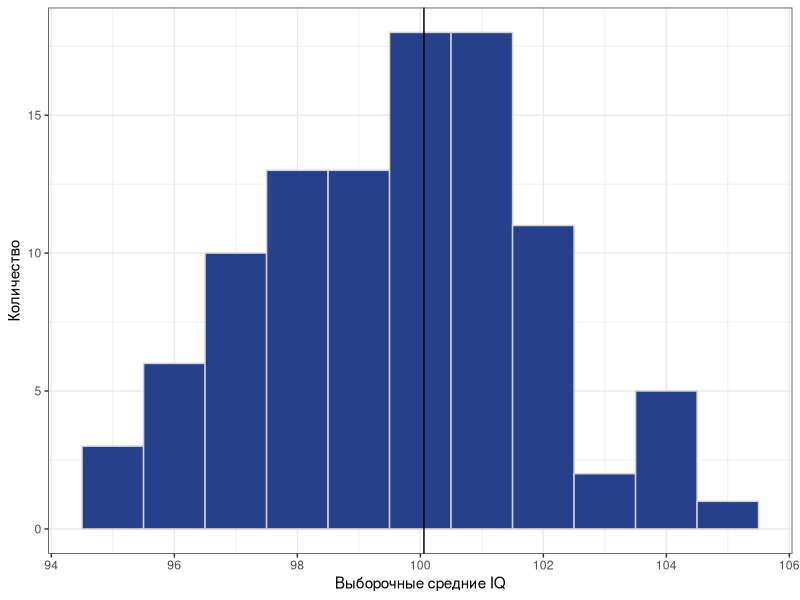

The R script that drew this image: (Note: this script raises an error after producing the figure.)
## ---- chunk 1
library(tidyverse)
theme_set(theme_bw())
## ---- chunk 2
iq <- tibble(id = 1:10000, IQ = round(rnorm(10000, 100, 15)))
## ---- chunk 3
nrow(iq)
head(iq)
tail(iq)
## ---- chunk 4
mean(iq$IQ)
## ---- chunk 5
means <- numeric()
for (i in 1:100) {
  means[i] <- mean(sample(iq$IQ, 50, replace = FALSE))
}
ggplot(NULL, aes(means)) +
  geom_histogram(binwidth = 1, fill = 'royalblue4', color = 'lightgray') +
  geom_vline(xintercept = mean(iq$IQ)) +
  labs(x = 'Выборочные средние IQ',
       y = 'Количество')
## ---- chunk 6
mean_cl_normal(iq$IQ)
mean_cl_boot(iq$IQ)
